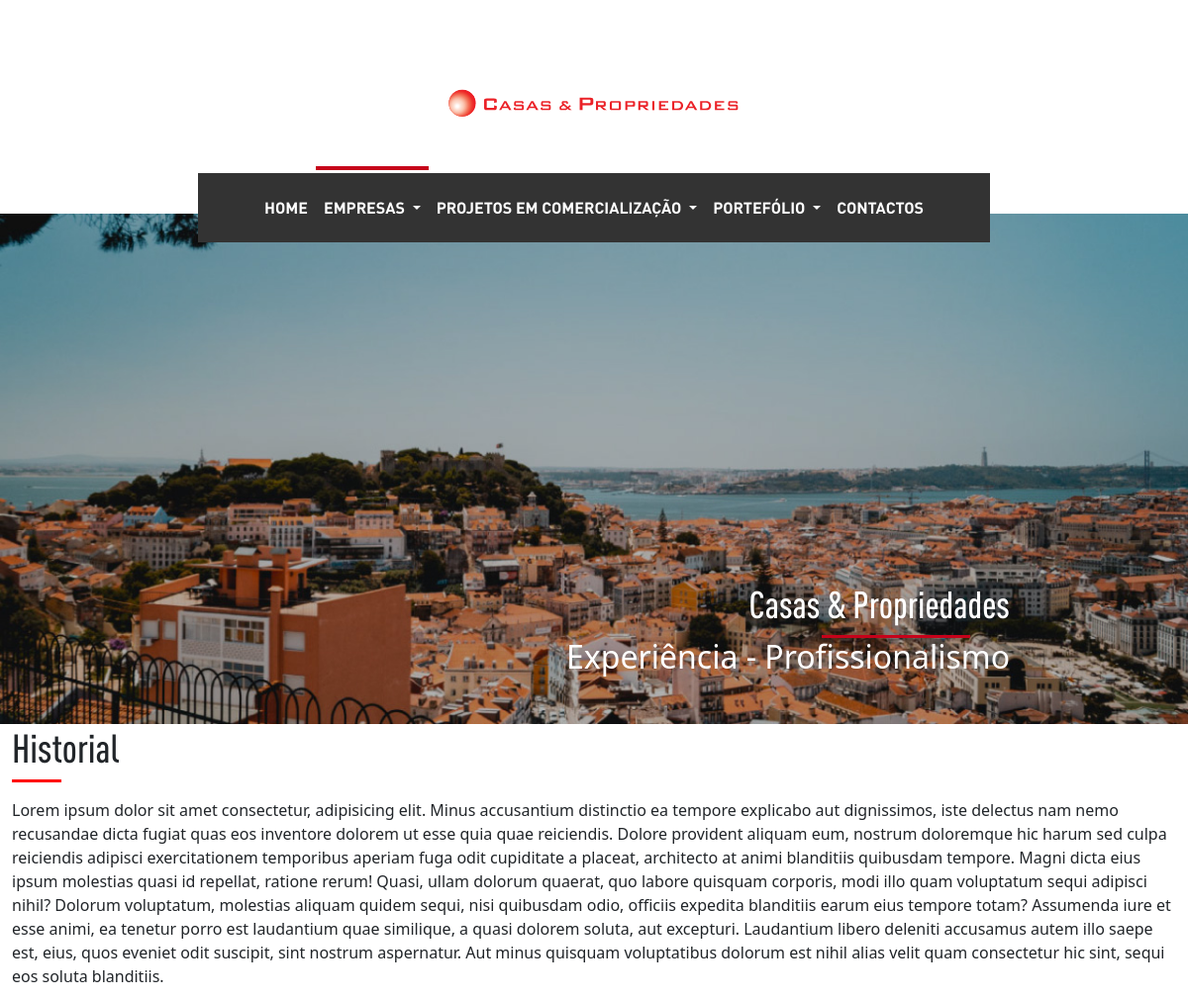
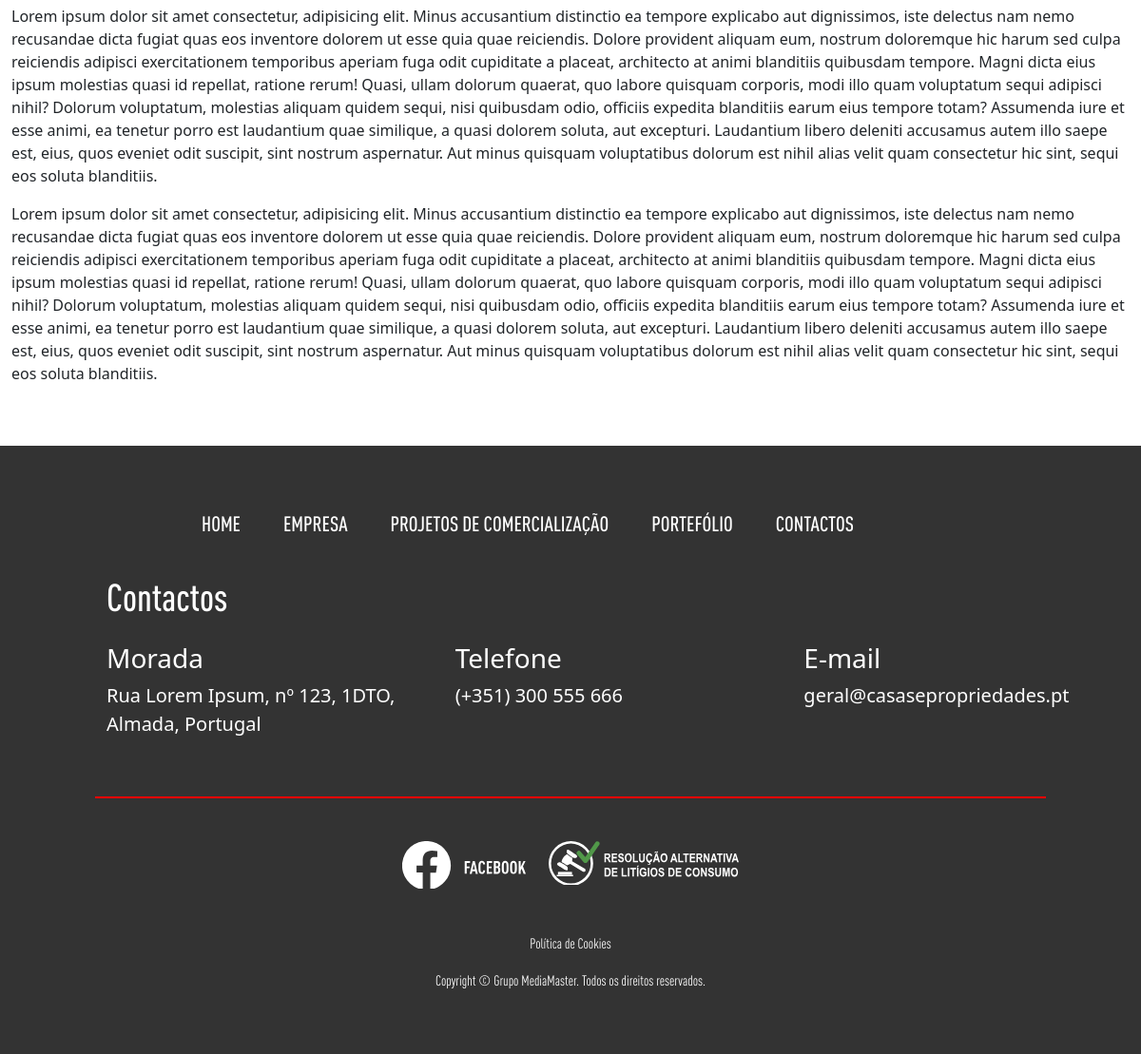
Screenshot of /empresas.php?id=1 with the database file from the repository (2 pictures, top to bottom).
### tables this page shows
CREATE TABLE `carrossel_header` (
  `id` int(11) NOT NULL,
  `titulo` varchar(100) NOT NULL,
  `subtitulo` text NOT NULL,
  `texto` varchar(100) NOT NULL,
  `posicao` int(11) NOT NULL,
  `ativo` tinyint(1) NOT NULL,
  `imagens` varchar(300) NOT NULL
);

CREATE TABLE `empresas` (
  `id` int(11) NOT NULL,
  `titulo` varchar(500) NOT NULL,
  `texto` text NOT NULL,
  `ativo` tinyint(1) NOT NULL,
  `posicao` int(11) NOT NULL
);

CREATE TABLE `contactos` (
  `id` int(11) NOT NULL,
  `morada` varchar(1100) NOT NULL,
  `email` varchar(1100) NOT NULL,
  `telefone` varchar(110) NOT NULL,
  `facebook` varchar(1100) NOT NULL,
  `email_interno` varchar(1100) NOT NULL
);

### empresas.php (called while the page is built)
<?php
$menu_atual = "empresas";
require "components/header.php";
require "views/empresas_view.php";
require "components/footer.php";
?>

### helpers/_base_dados_helper.php (called while the page is built, shortened)
<?php
$base_dados = [
  "host" => "localhost",
  "dbname" => "casas_e_prop_bd",
  "user" => "root",
  "pass" => "",
];
$pdo = new PDO("mysql:host=$base_dados[host];dbname=$base_dados[dbname];charset=utf8mb4;", $base_dados["user"], $base_dados["pass"]);
function select_sql($sql){
  global $pdo;
  $consulta = $pdo->query($sql);
  $resultado = $consulta->fetchAll(PDO::FETCH_ASSOC);
  return $resultado;
}
function select_sql_unico($sql){
  global $pdo;
  $consulta = $pdo->query($sql);
  $resultado = $consulta->fetch(PDO::FETCH_ASSOC);
  return $resultado;
}

### helpers/carrosel_helper.php (called while the page is built)
<?php
function get_carousel(){
  $resultado = select_sql("SELECT * FROM carrossel_header");
  return $resultado;
}

### helpers/empresas_helper.php (called while the page is built, shortened)
<?php
function get_empresas_especifico($id){
  $resultado = select_sql_unico("SELECT * FROM empresas WHERE id=$id LIMIT 1");
  return $resultado;
}

### helpers/contactos_helper.php (called while the page is built)
<?php
function get_contactos(){
  $resultado = select_sql_unico("SELECT * FROM contactos");
  return $resultado;
}

### views/empresas_view.php (the view, shortened to what this page needs)
<?php
$form = !empty($_GET["id"]);
if ($form) {
    $id = intval($_GET["id"]);
    $empes = get_empresas_especifico($id);
}
?>
<main>
    <div class="container-fluid">
        <div class="row">
            <div class="col-12">
                <h1><?= $empes["titulo"] ?></h1>
                <div class="linha-vermelha mb-3"></div>
                <p> <?= $empes["texto"] ?></p>
            </div>
        </div>
    </div>
    <br><br>
</main>

### components/header.php (shortened to what this page needs)
<?php
$contactos = get_contactos();
$carrossel = get_carousel();
?>
<!DOCTYPE html>
<html lang="pt">
<head>
    <link href="https://cdn.jsdelivr.net/npm/bootstrap@5.3.7/dist/css/bootstrap.min.css" rel="stylesheet"
>
    <link rel="stylesheet" href="https://cdn.jsdelivr.net/npm/bootstrap-icons@1.13.1/font/bootstrap-icons.min.css">
    <link rel="stylesheet" href="public/fontes/fontes.css">
    <link rel="stylesheet" href="public/css/style.css">
</head>
<body>
    <header class="container-fluid">
        <div class="row my-3">
            <div class="col-12 px-0 text-center d-flex justify-content-center gap-3" id="inicio">
                <img class="logo" src="imagens - cópia/logo.svg">
            </div>
        </div>
        <div class="row d-none d-md-block" id="nav-header">
            <div class="col-8 px-0 m-auto">
                <nav class="navbar navbar-expand-md navbar-dark">
                    <div class="container-fluid justify-content-between">
                        <div class="collapse navbar-collapse" id="navbarSupportedContentDesktop">
                            <ul class="navbar-nav me-auto mb-2 mb-md-0 w-100 justify-content-center">
                                <li class="nav-item">
                                    <a class="nav-link <?= ($menu_atual == "home") ? "active" : "" ?>" href="index.php">
                                        HOME
                                    </a>
                                </li>
                                <li class="nav-item dropdown">
                                    <a id="menu_empresas" class="nav-link dropdown-toggle <?= ($menu_atual == "empresas" || $menu_atual == "historial" || $menu_atual == "filosofia") ? "active" : "" ?>" href="#" data-bs-toggle="dropdown" data-dropdown="empresas">
                                        EMPRESAS
                                        <span class="linha-vermelha-link"></span>
                                    </a>
                                </li>
                                <li class="nav-item dropdown">
                                    <a id="menu_projetos" class="nav-link dropdown-toggle <?= ($menu_atual == "projetos" || $menu_atual == "terraço_almada" || $menu_atual == "jardim_braga") ? "active" : "" ?>" href="#" data-bs-toggle="dropdown" data-dropdown="projetos">
                                        PROJETOS EM COMERCIALIZAÇÃO
                                    </a>
                                </li>
                                <li class="nav-item dropdown">
                                    <a id="menu_portefolio" class="nav-link dropdown-toggle <?= ($menu_atual == "portefolio" || $menu_atual == "portefolio_almada" || $menu_atual == "potefolio_sesimbra" || $menu_atual == "potefolio_braga" || $menu_atual == "potefolio_lisboa" || $menu_atual == "potefolio_porto") ? "active" : "" ?>" href="#" data-bs-toggle="dropdown" data-dropdown="portefolio">
                                        PORTEFÓLIO
                                    </a>
                                </li>
                                <li class="nav-item">
                                    <a class="nav-link <?= ($menu_atual == "contactos") ? "active" : "" ?>" href="contactos.php">
                                        CONTACTOS
                                    </a>
                                </li>
                            </ul>
                        </div>
                    </div>
                </nav>
            </div>
        </div>
        <div class="row">
            <div class="col-md-12 px-0">
                <div id="home" class="carousel slide" data-bs-ride="carousel">
                    <div class="carousel-inner">
                        <?php foreach ($carrossel as $i => $c): ?>
                            <div class="carousel-item <?= ($i == 0) ? 'active' : '' ?>">
                                <img src="<?= $c["imagens"] ?>" class="d-block w-100" alt="Banner <?= $i + 1 ?>">
                                <div class="carousel-caption text-end">
                                    <h1 class="titulo1"><?= $c["titulo"] ?></h1>
                                    <div class="linha-vermelha-titulo"></div>
                                    <h2 class="texto"><?= $c["texto"] ?></h2>
                                </div>
                            </div>
                        <?php endforeach ?>
                    </div>
                </div>
            </div>
        </div>
    </header>

### components/footer.php (shortened to what this page needs)
<footer class="container-fluid">
    <div class="row d-none d-md-block m-auto ">
        <div class=" col-12 ">
            <nav class="menu-bar">
                <ul class="menu">
                    <li><a href="index.php">HOME</a></li>
                    <li><a <?= ($menu_atual == "home") ? "active" : "" ?> href="#" onclick="abrir_menu_delay1()">EMPRESA</a></li>
                    <li><a <?= ($menu_atual == "projetos" || $menu_atual == "terraço_almada" || $menu_atual == "jardim_braga") ? "active" : "" ?> href="#" onclick="abrir_menu_delay2()">PROJETOS DE COMERCIALIZAÇÃO</a></li>
                    <li><a <?= ($menu_atual == "portefolio" || $menu_atual == "portefolio_almada" || $menu_atual == "potefolio_sesimbra" || $menu_atual == "potefolio_braga" || $menu_atual == "potefolio_lisboa" || $menu_atual == "potefolio_porto") ? "active" : "" ?> href="#" onclick="abrir_menu_delay3()">PORTEFÓLIO</a></li>
                    <li><a <?= ($menu_atual == "contactos") ? "active" : "" ?> href="contactos.php">CONTACTOS<a></li>
                </ul>
            </nav>
        </div>
    </div>
    <div class="row contactos text-center text-md-start">
        <div class=" offset-1 col mb-3">
            <h1 class="titulo ">Contactos</h1>
        </div>
    </div>
    <div class="row dados-contacto  text-center text-md-start">
        <div class=" col-12 col-md offset-md-1">
            <h3>Morada</h3>
            <p><?= $contactos["morada"] ?></p>
        </div>
        <div class="col-12 col-md">
            <h3>Telefone</h3>
            <p><?= $contactos["telefone"] ?></p>
        </div>
        <div class="col-12 col-md ">
            <h3>E-mail</h3>
            <p><?= $contactos["email"] ?></p>
        </div>
    </div>
    <div class="linha-vermelha-2"></div>
    <div class="row icones justify-content-center">
        <div class="col-auto">
            <button class="botao-imagem botao-facebook">
                <a href="<?= $contactos["facebook"] ?> " target="_blank">
                    <img src="imagens - cópia/svg/facebook-branco.svg" alt="Facebook" class="normal">
                </a>
            </button>
        </div>
        <div class="col-auto">
            <div class="botao-imagem botao-ralc">
                <a href="extras.php?id=<?= $extras["id"] = 1 ?>">
                    <img src="imagens - cópia/svg/ralc.svg" alt="Resolução Alternativa de Litígios de Consumo">
                </a>
            </div>
        </div>
    </div>
    <div class="copyright">
        <a style="text-decoration: none; color: white; cursor:default;" href="extras.php?id=<?= $extras["id"] = 2 ?>">
            <p>Política de Cookies</p>
        </a>
        <p>Copyright © Grupo MediaMaster. Todos os direitos reservados.</p>
    </div>
</footer>
</body>
</html>

### public/css/style.css (style rules this page uses)
html, body { margin: 0 auto; padding: 0; overflow-x: hidden; max-width: 1280px; min-width: 360px; }
.logo { width: 317px; height: 108px; display: flex; margin: auto; margin-top: 35px; }
#nav-header { margin-bottom: -29px; position: relative; z-index: 10; }
nav { background-color: #333333; height: 70px; margin-top: 10px; margin-left: auto; margin-right: auto; display: flex; font-family: Dinpro; font: size 18px uppercase; }
.navbar a { position: relative; color: white; text-decoration: none; }
.linha-vermelha-link { position: absolute; top: -22px; left: 0; height: 4px; width: 0%; background-color: #c6021a; }
.navbar a.active .linha-vermelha-link, .navbar a:hover .linha-vermelha-link { width: 100%; }
.titulo1 { font-family: Dinprocmedium; font-size: 38px; }
.linha-vermelha-titulo { width: 150px; height: 3px; background-color: #c6021a; margin: auto 650px; }
h1 { font-family: 'Dinprocmedium'; }
.linha-vermelha { width: 50px; height: 3px; background-color: red; margin-bottom: 85px; }
footer { background-color: #333333; color: #fff; padding-top: 55px; }
.menu-bar { text-align: center; justify-content: center; }
.menu { list-style: none; padding: 0; margin: 0; display: flex; gap: 45px; background-color: #333333; }
.menu li a { font-family: Dinprocmedium; color: white; text-decoration: none; font-size: 22px; }
.contactos { font-family: Dinprocmedium; font-size: 30px; }
.dados-contacto { font-size: 20px; }
.linha-vermelha-2 { height: 2px; background-color: red; width: 100%; max-width: 1000px; margin: 45px auto; }
.botao-imagem { position: relative; border: none; background: transparent; padding: 0; overflow: hidden; display: inline-block; }
.botao-facebook { width: 130px; height: 50px; }
.botao-ralc { width: 200px; height: 46px; }
.copyright { font-family: Dinprocregular; font-size: 15px; text-align: center; margin-top: 45px; font-size: 15px; padding-bottom: 50px; }

### rows the page displays
carrossel_header: imagens (picture), titulo "Casas & Propriedades", texto "Experiência - Profissionalismo"
empresas: titulo "Historial", texto "Lorem ipsum dolor sit amet consectetur, adipisicing elit. Minus accusantium distinctio ea tempore explicabo aut dignissimos, iste delectus nam nemo recusandae dicta fugiat quas eos inventore dolorem ut esse quia quae reiciendis. Dolore provident aliquam eum, nostrum doloremque hic harum sed culpa reiciendis adipisci exercitationem temporibus aperiam fuga odit cupiditate a placeat, architecto at animi blanditiis quibusdam tempore. Magni dicta eius ipsum molestias quasi id repellat, ratione rerum! Quasi, ullam dolorum quaerat, quo labore quisquam corporis, modi illo quam voluptatum sequi adipisci nihil? Dolorum voluptatum, molestias aliquam quidem sequi, nisi quibusdam odio, officiis expedita…"
contactos: morada "Rua Lorem Ipsum, nº 123, 1DTO, Almada, Portugal", telefone "(+351) 300 555 666", email "geral@casasepropriedades.pt"
